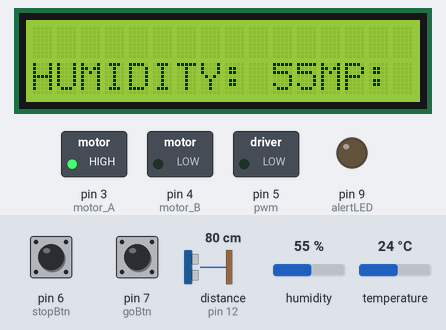
Simulated run of this sketch. Board: Arduino Uno, built with avr-gcc and run on an emulated ATmega328P. Parts: 16×2 character LCD, switched loads named in the sketch (green lamp = pin HIGH), output pins drawn as LEDs (lit = HIGH). Wiring (inferred from the names in the program): ultrasonic range finder: trigger pin 13; echo pin 12. The inputs (shaded band) are chosen by the test bench; at power-on: distance to the obstacle (sensor on pin 12) 80 cm, pin 6 (stopBtn) HIGH, humidity 55 %, temperature 24 °C, pin 7 (goBtn) HIGH. The echo pulse lasts 58.3 µs per cm; pins used as bus, display or sensor lines are not drawn; what the sketch prints to the serial monitor is not drawn.

Above: at 1.2 s.
1.8 s: distance to the obstacle (sensor on pin 12) set to 23 cm
8.7 s: distance to the obstacle (sensor on pin 12) set to 19 cm
At 10.1 s:
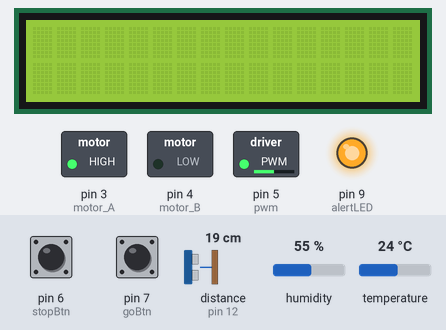
12.3 s: pin 6 (stopBtn) pulled LOW for 1.95 s
At 13.8 s:
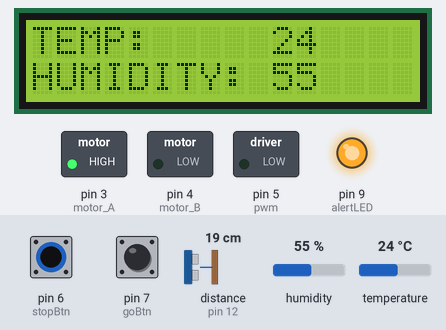
16.9 s: humidity set to 22 %
At 20.0 s:
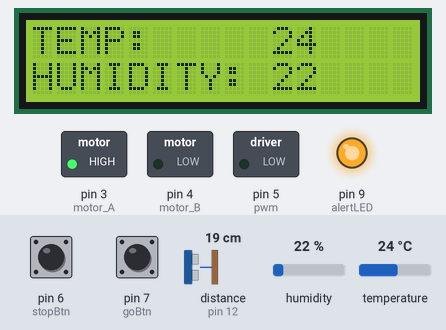
21.1 s: temperature set to 12 °C
At 23.0 s:
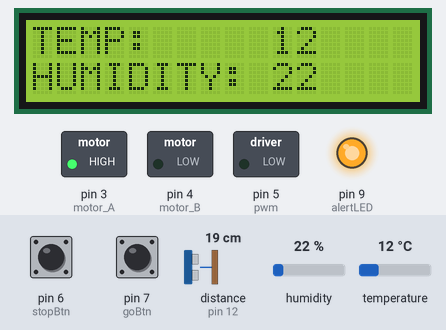
24.1 s: pin 7 (goBtn) pulled LOW for 1.95 s
At 24.6 s:
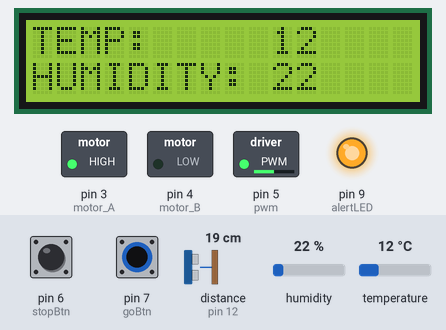
Timing chart, 0 to 27.1 s (numbered marks = the images above; inputs shaded):
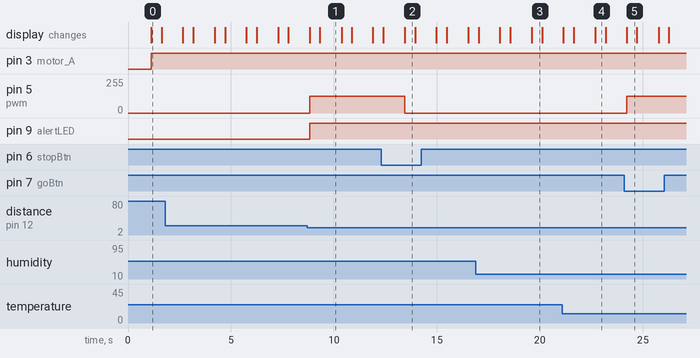

Measured:
- the behaviour switches between 22 and 21 cm on distance to the obstacle (sensor on pin 12) (found by bisection; images 0 and 1)
- after the input at 8.7 s, pin 5 (pwm): 0/255 → 127/255 after 0.12 s; pin 9 (alertLED): LOW → HIGH after 0.12 s
- after the input at 12.3 s, pin 5 (pwm): 127/255 → 0/255 after 1.1 s
- after the input at 16.9 s, the display: first differs from a run without the input after 2.7 s (image 3)
- after the input at 21.1 s, the display: first differs from a run without the input after 1.6 s (image 4)
- after the input at 24.1 s, pin 5 (pwm): 0/255 → 127/255 after 0.12 s
- what the display in image 0 shows lasts 0.5 s, from 1.1 s to 1.6 s

The sketch:

Fan_code1.ino
```cpp
#include <Wire.h>
#include <LiquidCrystal_I2C.h>
#include <DHT.h>

#define DHTPIN 2
#define DHTTYPE DHT11

DHT dht(DHTPIN, DHTTYPE);
LiquidCrystal_I2C lcd(0x3f,16,2);

int motor_A = 3;
int motor_B = 4;
int pwm = 5;
const int stopBtn = 6;
const int goBtn = 7;
const int alertLED = 9;
const char echoPin = 12;
const char trigPin = 13;

int speed = 127;
int pulseWidth;
int distance;

void setup()
{
  Serial.begin(9600);
  lcd.init();

  lcd.clear();
  lcd.backlight();
  lcd.setCursor(0,1);
  lcd.print("HUMIDITY: ");

  Serial.println("EMsek");
  pinMode(motor_A, OUTPUT);
  pinMode(motor_B, OUTPUT);
  pinMode(stopBtn, INPUT_PULLUP);
  pinMode(goBtn, INPUT_PULLUP);
  pinMode(alertLED, OUTPUT);
  pinMode(echoPin, INPUT);
  pinMode(trigPin, OUTPUT);

  digitalWrite(trigPin, LOW);


}

void loop()
{

  delay(1000);
  int temp = dht.readTemperature();
  int humi = dht.readHumidity();
  digitalWrite(trigPin, HIGH);
  delayMicroseconds(10);
  digitalWrite(trigPin, LOW);

  pulseWidth = pulseIn(echoPin, HIGH);
  distance = pulseWidth / 58;

  Serial.print("distance : ");
  Serial.println(distance);
  if (digitalRead(stopBtn) == LOW)
  {
    speed = 0;
  }

  if (digitalRead(goBtn) == LOW)
  {
    speed = 127;
  }

  lcd.print("TEMP:     ");
  lcd.print(temp);
   Serial.print("temp: ");
  Serial.println(temp);
  lcd.setCursor(0,1);
  lcd.print("HUMIDITY: ");
  lcd.print(humi);
 Serial.print("humi : ");
  Serial.println(humi);

  if ((humi >= 0) && (temp >= 0) && (distance <= 20))
  {
    digitalWrite(motor_A, HIGH);
    digitalWrite(motor_B, LOW);
    analogWrite(pwm, speed);

    digitalWrite(alertLED, HIGH);
  }
  else
  {
    digitalWrite(motor_A, HIGH);
    digitalWrite(motor_B, LOW);
    analogWrite(pwm, 0);

    digitalWrite(alertLED, LOW);
  }

  delay(500);

  lcd.clear();
}
```
